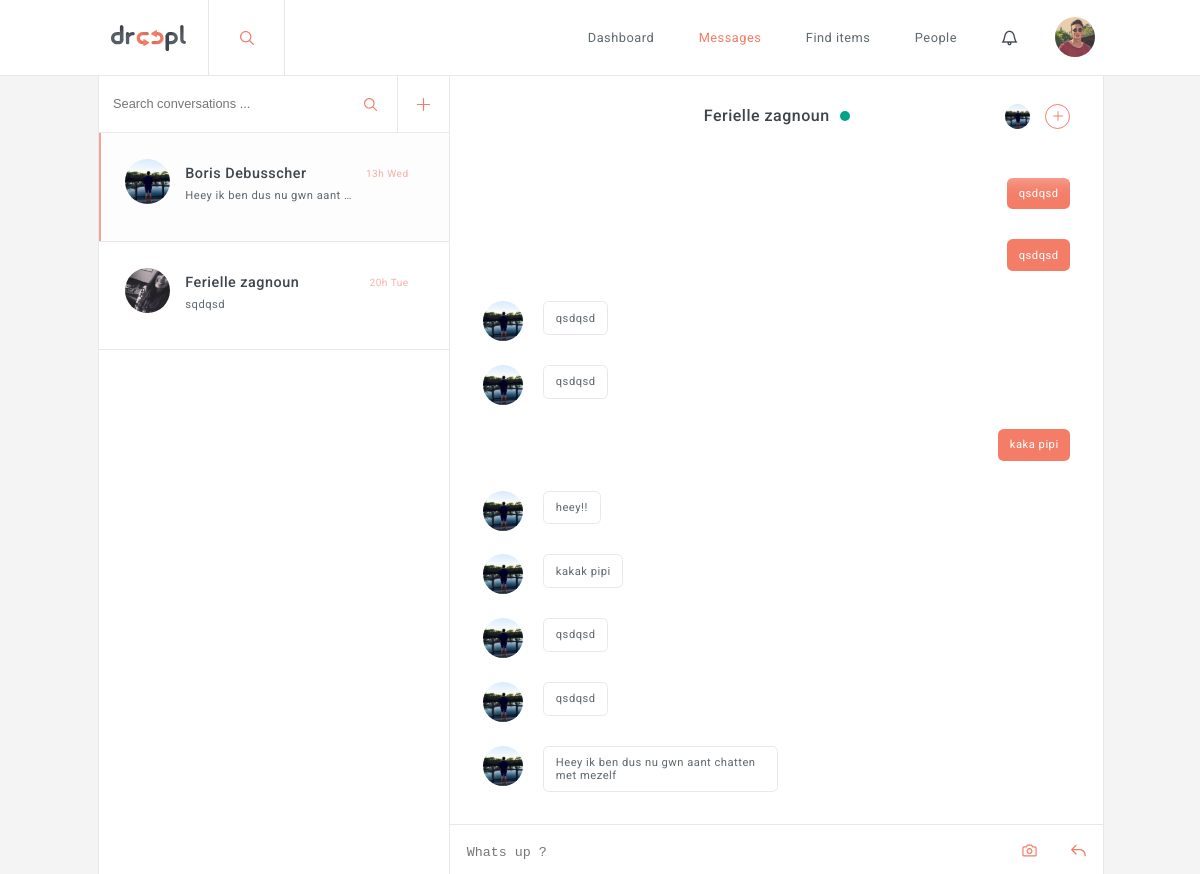
The app's page /development/index.php?page=messages (signed in), older data.
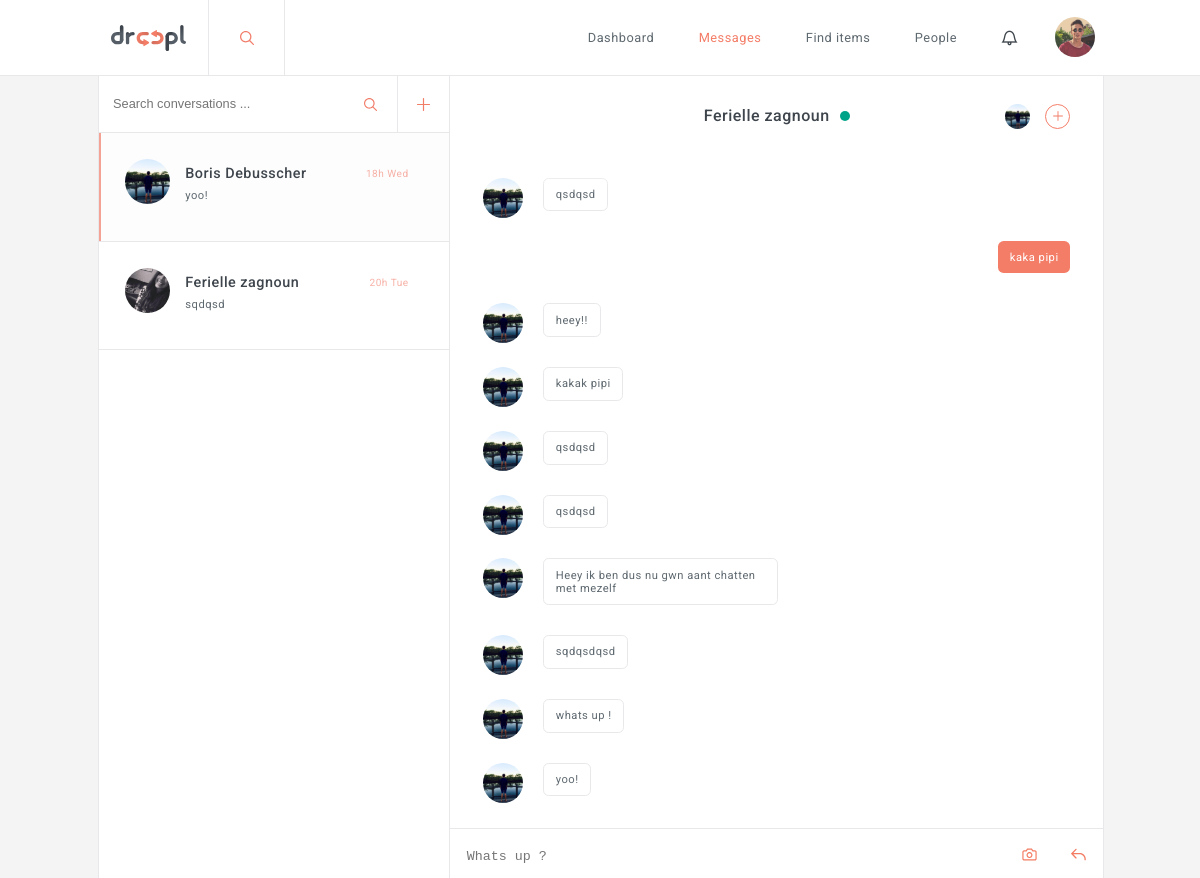
The same page, newer data.
### tables this page shows
CREATE TABLE `conversation` (
  `conversation_id` int(11) NOT NULL,
  `conversation_name` varchar(255) NOT NULL,
  `conversation_creation_date` timestamp NOT NULL DEFAULT CURRENT_TIMESTAMP ON UPDATE CURRENT_TIMESTAMP,
  `conversation_typing` tinyint(1) NOT NULL
);

CREATE TABLE `users` (
  `id` int(11) NOT NULL,
  `firstname` varchar(255) NOT NULL,
  `lastname` varchar(255) NOT NULL,
  `email` varchar(255) NOT NULL,
  `picture` varchar(255) NOT NULL,
  `age` date NOT NULL,
  `street` varchar(255) NOT NULL,
  `nr` varchar(255) NOT NULL,
  `zipcode` varchar(255) NOT NULL,
  `city` varchar(255) NOT NULL,
  `password` varchar(255) NOT NULL,
  `occupation` varchar(255) NOT NULL,
  `number` varchar(255) NOT NULL,
  `status` tinyint(1) NOT NULL,
  `verification` tinyint(1) NOT NULL,
  `description` text NOT NULL,
  `lang` varchar(255) NOT NULL,
  `latitude` varchar(255) NOT NULL,
  `longitude` varchar(255) NOT NULL
);

CREATE TABLE `conversation_users` (
  `id` int(11) NOT NULL,
  `conversation_id` int(11) NOT NULL,
  `user_id` int(11) NOT NULL,
  `creation_date` timestamp NOT NULL DEFAULT CURRENT_TIMESTAMP ON UPDATE CURRENT_TIMESTAMP,
  `user_typing` tinyint(1) NOT NULL
);

CREATE TABLE `messages` (
  `message_id` int(11) NOT NULL,
  `conversation_id` int(11) NOT NULL,
  `user_id` int(11) NOT NULL,
  `message` text NOT NULL,
  `message_creation_date` timestamp NOT NULL DEFAULT CURRENT_TIMESTAMP ON UPDATE CURRENT_TIMESTAMP
);

### development/controller/AppController.php (called while the page is built, shortened)
<?php
class AppController {
	public $route = array();
	public function filter() {
		call_user_func(array($this, $this->route['action']));
		$this->converstations();
	}
	public function converstations(){
		require_once WWW_ROOT . 'dao' .DS. 'ConvoUsersDAO.php';
		$this->convoUsersDAO = new ConvoUsersDAO();
		if(!empty($_SESSION['user'])){
			$converstations = $this->convoUsersDAO->getConversationByUserId($_SESSION['user']['id']);
		}
	}
	public function render() {
		require WWW_ROOT . 'parts/menu.php';
	    require WWW_ROOT . 'pages/' . strtolower($this->route['controller']) . DS . $this->route['action'] . '.php';
	    require WWW_ROOT . 'parts/footer.php';
	}
}

### development/index.php (called while the page is built, shortened)
<?php
require_once WWW_ROOT . 'classes' .DS. 'DatabasePDO.php';
require_once WWW_ROOT . 'includes' .DS. 'routes.php';
$route = $routes[$_GET['page']];
$controllerObj = new $controllerName();
$controllerObj->route = $route;
$controllerObj->filter();
$controllerObj->render();

### development/dao/ConvoUsersDAO.php (called while the page is built, shortened)
<?php
require_once WWW_ROOT .'classes'. DS . 'DatabasePDO.php';
class ConvoUsersDAO
{
	public $pdo;
	public function __construct(){
		$this->pdo = DatabasePDO::getInstance();
	}
	public function getConversationByUserId($user_id){
		$sql = 'SELECT c.conversation_id,c.conversation_name,u.id,u.firstname ,m.message,m.message_creation_date,u.lastname,u.picture
		FROM conversation_users AS cu
        LEFT OUTER JOIN conversation AS c
        on cu.conversation_id = c.conversation_id
		LEFT OUTER JOIN users AS u
        on u.id = (
           SELECT x.user_id
FROM conversation_users AS x
WHERE x.conversation_id = cu.conversation_id AND x.user_id != :check_id
GROUP BY x.conversation_id
        )
        LEFT OUTER JOIN messages AS m
        on c.conversation_id = m.conversation_id AND m.message_creation_date =
        (
           SELECT MAX(r.message_creation_date) FROM conversation_users AS k LEFT OUTER JOIN messages AS r ON r.conversation_id = k.conversation_id WHERE k.conversation_id = cu.conversation_id
        )
        WHERE cu.user_id = :user_id
        GROUP BY cu.id
        ORDER BY m.message_creation_date DESC';
		$stmt = $this->pdo->prepare($sql);
		$stmt->bindValue(':check_id',$user_id);
		$stmt->bindValue(':user_id',$user_id);
		if($stmt->execute()){
			$conversations = $stmt->fetchAll(PDO::FETCH_ASSOC);
			if(!empty($conversations)){
				return $conversations;
			}
		}
		return array();
	}
	public function getUserByConversationId($conversation_id){
		$sql = 'SELECT cu.user_id ,u.firstname,u.lastname,u.picture,cu.user_typing
FROM conversation_users AS cu
LEFT OUTER JOIN users AS u
ON u.id = cu.user_id
WHERE cu.conversation_id = :conversation_id
ORDER BY cu.user_typing DESC';
		$stmt = $this->pdo->prepare($sql);
		$stmt->bindValue(':conversation_id',$conversation_id);
		if($stmt->execute()){
			$users = $stmt->fetchAll(PDO::FETCH_ASSOC);
			if(!empty($users)){
				return $users;
			}
		}
		return array();
	}
}

### development/classes/DatabasePDO.php (called while the page is built)
<?php
class DatabasePDO
{
    public static function getInstance()
    {
        $dsn = Config::DB_TYPE . ':host=' . Config::DB_HOST . ';dbname=' . Config::DB_NAME;
        $pdo = new PDO($dsn, Config::DB_USER, Config::DB_PASS);
        $pdo->setAttribute(PDO::ATTR_ERRMODE, PDO::ERRMODE_EXCEPTION);
		$pdo->setAttribute(PDO::ATTR_EMULATE_PREPARES, false);
        return $pdo;
    }
}

### development/controller/MessagesController.php (called while the page is built, shortened)
<?php
require_once WWW_ROOT . 'controller'. DS .'AppController.php';
class MessagesController extends AppController{
	public function __construct(){
		require_once WWW_ROOT . 'dao' .DS. 'ConversationsDAO.php';
		require_once WWW_ROOT . 'dao' .DS. 'ConvoUsersDAO.php';
		require_once WWW_ROOT . 'dao' .DS. 'MessagesDAO.php';
		$this->conversationDAO = new ConversationsDAO();
		$this->convoUsersDAO = new ConvoUsersDAO();
		$this->messagesDAO = new MessagesDAO();
	}
	public function messages(){
		if(isset($_SESSION['user'])){
			if(!empty($_SESSION['user']['id'])){
				$conversations = $this->convoUsersDAO->getConversationByUserId($_SESSION['user']['id']);
				$id = 0;
				if(isset($_GET) && !empty($_GET['id'])){
					$id = $_GET['id'];
					if($_SESSION["conversation"]["conversation_id"] != $id){
						unset($_SESSION["conversation"]);
					}
				}else{
					if(!empty($conversations)){
						$id = $conversations[0]['conversation_id'];
					}
				}
				$conversation = $this->conversationDAO->getConversationById($id,$_SESSION['user']['id']);
				if(isset($_SESSION['conversation'])){
					$convo_users = $this->convoUsersDAO->getUserByConversationId($conversation['conversation_id']);
					$messages = $this->messagesDAO->getMessagesByConversationId($conversation['conversation_id']);
				}
			}
		}else{
			$this->redirect("?page=login");
		}
	}
}

### development/dao/ConversationsDAO.php (called while the page is built)
<?php
require_once WWW_ROOT .'classes'. DS . 'DatabasePDO.php';
class ConversationsDAO
{
	public $pdo;
	public function __construct(){
		$this->pdo = DatabasePDO::getInstance();
	}
	public function getConversationById($conversation_id,$user_id){
		$sql = 'SELECT c.conversation_id,c.conversation_name,cu.user_id,cu.user_typing
		FROM conversation AS c
		LEFT OUTER JOIN conversation_users AS cu
        on cu.user_id = (
           SELECT x.user_id
FROM conversation_users AS x
WHERE x.conversation_id = c.conversation_id AND x.user_id != :user_id
GROUP BY x.conversation_id
        )
        WHERE c.conversation_id = :conversation_id
        GROUP BY c.conversation_id';
		$stmt = $this->pdo->prepare($sql);
		$stmt->bindValue(':conversation_id',$conversation_id);
		$stmt->bindValue(':user_id',$user_id);
		if($stmt->execute()){
			$conversation = $stmt->fetch(PDO::FETCH_ASSOC);
			if(!empty($conversation)){
				return $conversation;
			}
		}
		return array();
	}
}

### development/dao/MessagesDAO.php (called while the page is built, shortened)
<?php
require_once WWW_ROOT .'classes'. DS . 'DatabasePDO.php';
class MessagesDAO
{
	public $pdo;
	public function __construct(){
		$this->pdo = DatabasePDO::getInstance();
	}
	public function getMessagesByConversationId($conversation_id){
		$sql = 'SELECT m.message_id,m.message,u.id, u.firstname ,u.lastname,u.picture
		FROM messages AS m
		LEFT OUTER JOIN users AS u
        on m.user_id = u.id
        WHERE m.conversation_id = :conversation_id
        GROUP BY m.message_id
        ORDER BY m.message_creation_date DESC LIMIT 10 OFFSET 0';
		$stmt = $this->pdo->prepare($sql);
		$stmt->bindValue(':conversation_id',$conversation_id);
		if($stmt->execute()){
			$messages = $stmt->fetchAll(PDO::FETCH_ASSOC);
			if(!empty($messages)){
				return $messages;
			}
		}
		return array();
	}
}

### development/pages/messages/messages.php (the view, shortened to what this page needs)
<div class="messages">
<aside class="conversations">
    <form id="search-conversations">
        <input type="text" placeholder="Search conversations ..." id="search-conversations-input" name="search-conversations-input">
        <input type="button" id="submit-search-conversations" value="">
        <input type="button" id="new-conversation-btn" name="new-conversation-btn" value="">
    </form>
	<nav class="users">
		<ul>
			<?php foreach ($conversations as $key => $value) { ?>
			<li>
				<a href="?page=messages&id=<?php echo $value['conversation_id']; ?>" <?php if($value['conversation_id'] == $_SESSION['conversation']['conversation_id']){ echo 'class="selected"';} ?>>
				<header>
					<?php if(!empty($value['picture'])){ ?>
					<img src="images/profile_pictures/<?php echo $value['picture'];?>" alt="rachouan rejeb">
					<?php }else{ ?>
					<img src="images/profile_pictures/notfound.svg" alt="rachouan rejeb">
					<?php }?>
					<h1><?php echo $value['firstname'].' '.$value['lastname']; ?> <span><?php $hours = date("H", strtotime($value['message_creation_date'])); $date = date("D", strtotime($value['message_creation_date'])); echo $hours.'h '.$date;?></span></h1>
					<p><span><?php echo $value['message']; ?></span></p>
				</header>
			</a>
		</li>
			<?php } ?>
		</ul>
	</nav>
</aside>
<section class="messages">
	<header>
		<h1><?php echo $value['firstname'].' '.$value['lastname']; ?><span class="status"></span></h1>
		<nav>
			<ul>
				<?php foreach ($convo_users as $key => $value) { ?>
				<?php if(isset($_SESSION['user']) && $_SESSION['user']['id'] != $value['user_id']){ ?>
					<?php if($value['user_typing'] == 1){ ?>
					<li class="user animated bounce infinite"><img src="images/profile_pictures/<?php echo $value['picture']; ?>"></li>
					<?php }else{ ?>
					<li class="user"><?php if(!empty($value['picture'])){ ?>
			<img src="images/profile_pictures/<?php echo $value['picture'];?>" alt="rachouan rejeb">
			<?php }else{ ?>
			<img src="images/profile_pictures/notfound.svg" alt="rachouan rejeb">
			<?php }?></li>
					<?php } ?>
				<?php }
			} ?>
				<li class="add"><input type="submit" id="add_user" name="add_user"></li>
			</ul>
		</nav>
	</header>
	<aside class="chat">
		<ul>
			<?php
			$amount = count($messages)-1;
			for ($i = $amount; $i >= 0; $i--) {
				if($messages[$i]['id'] != $_SESSION['user']['id']){
				?>
				<li id="<?php echo $messages[$i]['message_id']; ?>" class="message"><p><?php if(!empty($messages[$i]['picture'])){ ?>
			<img src="images/profile_pictures/<?php echo $messages[$i]['picture'];?>" alt="rachouan rejeb">
			<?php }else{ ?>
			<img src="images/profile_pictures/notfound.svg" alt="rachouan rejeb">
			<?php }?><span><?php echo $messages[$i]['message']; ?></span></p></li>
			<?php
		}else{ ?>
		<li id="<?php echo $messages[$i]['message_id']; ?>" class="message"><p class="me"><span><?php echo $messages[$i]['message']; ?></span></p></li>
		<?php }
		} ?>
			</ul>
	</aside>
	<form action="" method="post" enctype="multipart/form-data">
				<textarea id="message" name="message" placeholder="Whats up ?"></textarea>
				<div id="message_image_upload">
				</div>
				<input type="submit" id="send_message" name="send_message" value="send message">
			</form>
</section>
</div>

### development/parts/menu.php (shortened to what this page needs)
<!DOCTYPE html>
<html class="no-js">
<head>
    <link rel="stylesheet" type="text/css" href="css/feather.css">
    <link rel="stylesheet" type="text/css" href="css/animate.css">
    <link rel="stylesheet" type="text/css" href="css/loaders.min.css">
    <link rel="stylesheet" type="text/css" href="css/hover.css">
	<link rel="stylesheet" type="text/css" href="css/style.css">
</head>
<body>
    <?php if($_GET['page'] != "login" && $_GET['page'] != "register"){ ?>
<header id="menu">
	<div>
    <h1><a href="?page=feed" class="logo"><span class="hide">Droopl</span></a></h1>
    <form action="">
        <input type="button" id="search_submit" name="search_submit" value="search">
    </form>
    <nav>
    	<ul>
    		<li><a href="?page=feed" <?php if($_GET['page'] == "feed"){ echo 'class="current-menu-page"'; }?> ><?php
            switch ($_SESSION['language']) {
			        case 'en':
			        echo "Dashboard";
			        break;
			    }
            ?></a></li>
            <li><a href="?page=messages" <?php if($_GET['page'] == "messages"){ echo 'class="current-menu-page"'; }?> ><?php
            switch ($_SESSION['language']) {
			        case 'en':
			        echo "Messages";
			        break;
			    }
            ?></a></li>
    		<li><a href="" <?php if($_GET['page'] == "items"){ echo 'class="current-menu-page"'; }?> ><?php
            switch ($_SESSION['language']) {
			        case 'en':
			        echo "Find items";
			        break;
			    }
            ?></a></li>
    		<li><a href="" <?php if($_GET['page'] == "people"){ echo 'class="current-menu-page"'; }?> ><?php
            switch ($_SESSION['language']) {
			        case 'en':
			        echo "People";
			        break;
			    }
            ?></a></li>
    		<li id="notif" class="notifications">
    			<span class="icon-bell"></span>
    		</li>
    		<li class="profile">
                <?php if(!empty($_SESSION['user'])){ ?>
    			<?php if(!empty($_SESSION['user']['picture'])){ ?>
				<img class="profile-img" src="images/profile_pictures/<?php echo $_SESSION['user']['picture'];?>" alt="rachouan rejeb">
				<?php }else{ ?>
				<img class="profile-img" src="images/profile_pictures/notfound.svg" alt="rachouan rejeb">
				<?php }?>
                <? } ?>
    		</li>
    	</ul>
    </nav>
    </div>
</header>
<?php } ?>
<article>

### development/parts/footer.php (shortened to what this page needs)
</article>
</body>
</html>

### development/css/feather.css (style rules this page uses)
[class^="icon-"], [class*=" icon-"] { display: inline-block; font-family: "feather"; font-style: normal; font-weight: normal; font-variant: normal; text-transform: none; speak: none; line-height: 1; -webkit-font-smoothing: antialiased; -moz-osx-font-smoothing: grayscale; }
.icon-bell:before { content: "\e006"; }

Row changes from the older to the newer data that the page shows:
no longer on this page (row unchanged): messages: message "qsdqsd"
no longer on this page (row unchanged): messages: message "qsdqsd"
no longer on this page (row unchanged): messages: user.picture (picture), message "qsdqsd"
computed for conversation "Boris": hours "13" → "18"; message "Heey ik ben dus nu gwn aant…" → "yoo!"
added messages: user.picture (picture), message "sqdqsdqsd"
added messages: user.picture (picture), message "whats up !"
added messages: user.picture (picture), message "yoo!"
